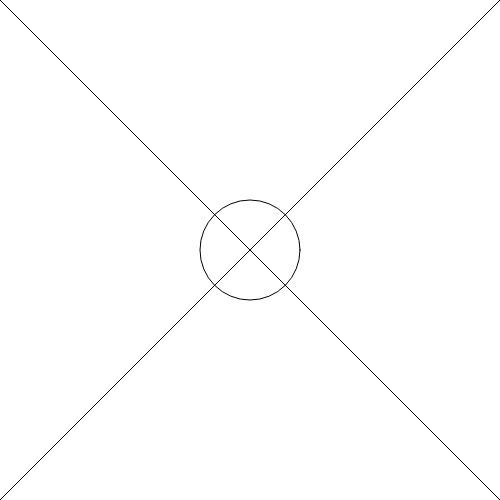
Frame 1 (no input)
Frame 60 (no input): identical to frame 1, image omitted
Frame 120 (the mouse pressed at the canvas centre since frame 60): identical to frame 1, image omitted

The p5.js sketch that drew this single still picture (run headless with seeded random() and noise() and a simulated clock; from frame 60 on, the mouse is pressed at the canvas centre):

// p5.js sketch
// ── sketch.js
function setup() {
  createCanvas(500, 500);
}

function draw() {
  background(255);
  fill(255);
  ellipse(250,250,100,100);
  line(0,0,500, 500);
  line(0,500, 500, 0);
}
